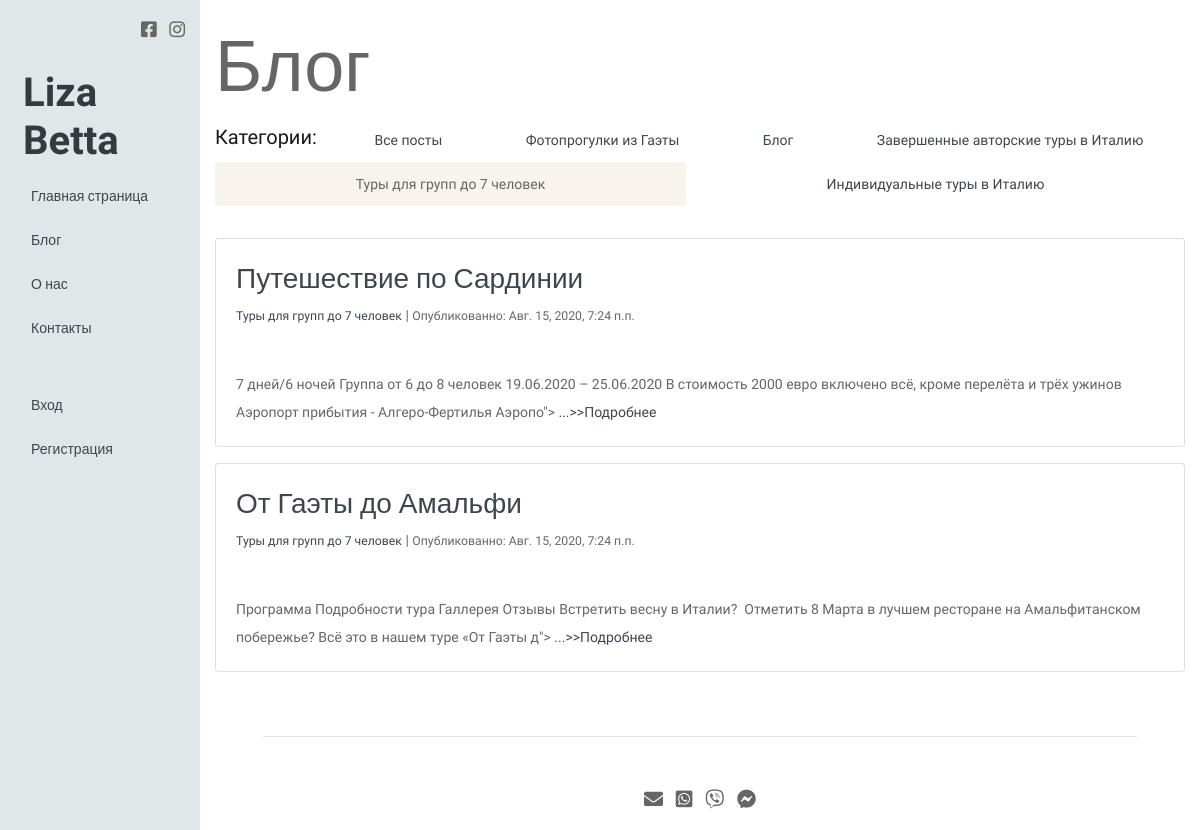
Page /cat/tury-dlja-grupp-do-7-chelovek on the committed database.
### mainapp/models.py (models this page shows, shortened)
class Category(models.Model):
    title = models.CharField(max_length=64, verbose_name='Название')
    parent = models.ManyToManyField('self', blank=True, verbose_name='Категория-родитель', )
    desc = models.TextField("Описание", null=True, blank=True)
    slug = models.SlugField(max_length=255, db_index=True, default='default', unique=True)
    def __str__(self):
        return self.title

class Post(models.Model):
    post_date = models.DateTimeField("Дата создания", auto_now_add=True)
    update_at = models.DateTimeField('Даиа обновленния', auto_now=True)
    category = models.ForeignKey(Category,
                                 related_name='category',
                                 null=True,
                                 blank=True,
                                 verbose_name='Категория',
                                 on_delete=models.SET_NULL,
                                 default=0,
                                 )
    image = models.ImageField("Главное фото", null=True, blank=True, upload_to='images/')
    image_small = ImageSpecField(source='image',
                                 processors=[Thumbnail(400, 400)],
                                 format='JPEG',
                                 options={'quality': 60})
    title = models.CharField("Название", max_length=200)
    content = RichTextField("Контент", null=True, blank=True)
    excert = models.TextField("Краткое описание", max_length=200, null=True, blank=True)
    slug = models.SlugField(max_length=150, db_index=True, null=True, blank=True, unique=True)
    status = models.BooleanField("Опубликовать?", default=True)
    comment_status = models.BooleanField("Можно комментировать?", default=True)
    class Meta:
        ordering = ["-post_date", "title"]

### mainapp/views.py (the view)
# urls.py: path('cat/<slug:slug>', Post_by_Cat.as_view(), name = "category"),
class Post_by_Cat(ListView, CategoryList):
    model = Post
    template_name = "mainapp/blog/blog.html"
    ordering = ['-post_date']
    def get_queryset(self):
        return Post.objects.filter(category__slug=self.kwargs.get('slug')).filter(status=True)

### mainapp/views.py (called while the page is built)
    def get_category(self):
        return Category.objects.all()

### mainapp/templates/mainapp/blog/blog.html (shortened to what this page needs)
{% extends "base.html" %}
{% block content %}
<div class="row">
    <div class="col-12 my-3">
        <h2 class="display-3">Блог</h2>
        {% if view.get_category %}
            <nav class="nav nav-pills flex-column flex-sm-row navbar-light my-3">
            <span class="navbar-brand">Категории: </span>
            <a href="{% url 'blog' %}" class="flex-sm-fill text-sm-center nav-link
            {% if request.get_full_path == "/blog/" %} active {% endif %} ">Все посты</a>
            {% for category in view.get_category %}
            <a href="{% url 'category' category.slug %}" class="flex-sm-fill text-sm-center nav-link
            {% if category.slug in request.path %} active {% endif %} ">{{ category.title }}</a>
            {% endfor %}
            </nav>
        {% endif %}
    </div>
</div>
<div class="row">
    <div class="col-12 ">
    {% for post in post_list %}
    <div class="card mb-3">
    <div class="card-body"><a href="{% url 'post_detail' post.slug %}"><h3>{{ post.title }}</h3></a>
        <span class="small"><a href="{% url 'category' slug=post.category.slug %}">{{ post.category }}</a></span> |
        <span class="small">Опубликованно: {{ post.post_date }}</span>
    </div>
    <div class="card-body">
        {% if post.excert %}
            {{ post.excert | slice:":200" | safe }}"
        {% else %}
            {{ post.content | striptags | slice:":200" | safe }}">
        {% endif %}
        <a href="{% url 'post_detail' post.slug %}"> ...>>Подробнее </a>
    </div>
    </div>
    {% endfor %}
    </div>
    </div>
{% endblock %}

### static/css/style.css (style rules this page uses)
body { font-family: 'Comfortaa', cursive; font-size: 14px; background-color: #fff; color: #666; font-weight: 500; line-height: 2em; -webkit-font-smoothing: antialiased; }
h1, h2, h3, h4, h5, h6, .h1, .h2, .h3, .h4, .h5, .h6 { font-family: 'Oswald', sans-serif; }
a { color: #3f454e }
.nav-link.active, .btn-info { background-color: #f9f3ee!important; border-color: #f9f3ee!important; color: #666!important; }

### rows in the picture
Category: title "Фотопрогулки из Гаэты"
Category: title "Блог"
Category: title "Завершенные авторские туры в Италию"
Category: title "Туры для групп до 7 человек"
Category: title "Индивидуальные туры в Италию"
Post: title "Путешествие по Сардинии", category "Туры для групп до 7 человек", post_date "Авг. 15, 2020, 7:24 п.п.", content "7 дней/6 ночей Группа от 6 до 8 человек 19.06.2020 – 25.06.2020 В стоимость 2000 евро включено всё, кроме перелёта и трёх ужинов Аэропорт прибытия - Алгеро-Фертилья Аэропо"
Post: title "От Гаэты до Амальфи", category "Туры для групп до 7 человек", post_date "Авг. 15, 2020, 7:24 п.п.", content "Программа Подробности тура Галлерея Отзывы Встретить весну в Италии? Отметить 8 Марта в лучшем ресторане на Амальфитанском побережье? Всё это в нашем туре «От Гаэты д"
